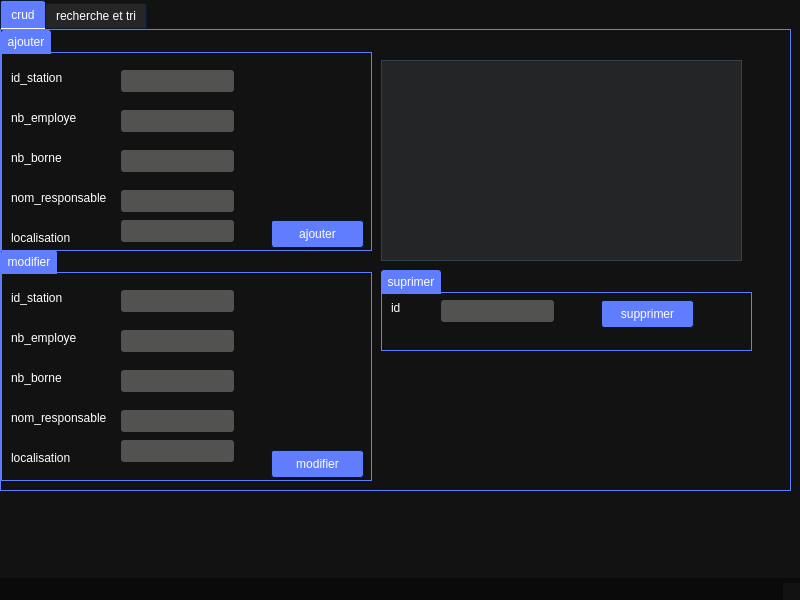
<?xml version="1.0" encoding="UTF-8"?>
<ui version="4.0">
 <class>MainWindow</class>
 <widget class="QMainWindow" name="MainWindow">
  <property name="geometry">
   <rect>
    <x>0</x>
    <y>0</y>
    <width>800</width>
    <height>600</height>
   </rect>
  </property>
  <property name="windowTitle">
   <string>MainWindow</string>
  </property>
  <property name="styleSheet">
   <string notr="true">/*-----QWidget-----*/
QWidget
{
	background-color: #121212;
	color: #ffffff;
	border-color: #051a39;

}


/*-----QLabel-----*/
QLabel
{
	background-color: transparent;
	color: #ffffff;

}


QLabel::disabled
{
	background-color: transparent;
	color: #656565;

}


/*-----QMenuBar-----*/
QMenuBar
{
	background-color: #0a0a0a;
	color: #ffffff;
	border-color: #051a39;

}


QMenuBar::disabled
{
	background-color: #404040;
	color: #656565;
	border-color: #051a39;

}


QMenuBar::item
{
    background-color: transparent;

}


QMenuBar::item:selected
{
    background-color: #607cff;
    border: 1px solid #41cd52;

}


QMenuBar::item:pressed
{
    background-color: #4969ff;
    border: 1px solid #000;
    margin-bottom: -1px;
    padding-bottom: 1px;

}


/*-----QMenu-----*/
QMenu
{
    background-color: #121212;
    border: 1px solid;
    color: #ffffff;

}


QMenu::separator
{
    height: 1px;
    background-color: #6d8eff;
    color: #ffffff;
    padding-left: 4px;
    margin-left: 10px;
    margin-right: 5px;

}


QMenu::item
{
    min-width : 150px;
    padding: 3px 20px 3px 20px;

}


QMenu::item:selected
{
    background-color: #4969ff;
    color: #ffffff;

}


QMenu::item:disabled
{
    color: #262626;
}


/*-----QToolTip-----*/
QToolTip
{
	border : 1px solid #000000;
	background-color: #26264f;
	color: #ffffff;
	border-color: #051a39;

}


/*-----QPushButton-----*/
QPushButton
{
	background-color: #607cff;
	color: #ffffff;
	border-style: solid;
	border-width: 1px;
	border-radius: 3px;
	border-color: #051a39;
	padding: 5px;

}


QPushButton::disabled
{
	background-color: #404040;
	color: #656565;
	border-color: #051a39;

}


QPushButton::hover
{
	background-color: #8399ff;
	color: #ffffff;
	border-style: solid;
	border-width: 1px;
	border-radius: 3px;
	border-color: #051a39;
	padding: 5px;

}


QPushButton::pressed
{
	background-color: #4969ff;
	color: #ffffff;
	border-style: solid;
	border-width: 1px;
	border-radius: 3px;
	border-color: #051a39;
	padding: 5px;

}


/*-----QToolButton-----*/
QToolButton
{
	background-color: #607cff;
	color: #ffffff;
	border-width: 1px;
	border-radius: 3px;
	border-color: #051a39;
	padding: 3px;

}


QToolButton::disabled
{
	background-color: #404040;
	color: #656565;
	border-color: #051a39;

}


QToolButton::hover
{
	background-color: #8399ff;
	color: #ffffff;
	border-width: 1px;
	border-radius: 3px;
	border-color: #051a39;
	padding: 3px;

}


QToolButton::pressed
{
	background-color: #4969ff;
	color: #ffffff;
	border-width: 1px;
	border-radius: 3px;
	border-color: #051a39;
	padding: 3px;

}


/*-----QComboBox-----*/
QComboBox
{
    background-color: #607cff;
    border: 1px solid;
    border-radius: 3px;
    padding-left: 6px;
    color: #ffffff;
    height: 20px;

}


QComboBox::disabled
{
	background-color: #404040;
	color: #656565;
	border-color: #051a39;

}


QComboBox:hover
{
    background-color: #8399ff;

}


QComboBox:on
{
    background-color: #4969ff;

}


QComboBox QAbstractItemView
{
    background-color: #383838;
    color: #ffffff;
    border: 1px solid black;
    selection-background-color: #4969ff;
    selection-color: #ffffff;
    outline: 0;

}


QComboBox::drop-down
{
    subcontrol-origin: padding;
    subcontrol-position: top right;
    width: 15px;
    border-left-width: 0px;
    border-left-color: darkgray;
    border-left-style: solid; 
    border-top-right-radius: 3px; 
    border-bottom-right-radius: 3px;

}


QComboBox::down-arrow
{
    image: url(://arrow-down.png);
    width: 8px;
    height: 8px;
}


/*-----QSpinBox &amp; QDoubleSpinBox &amp; QDateTimeEdit-----*/
QSpinBox, 
QDoubleSpinBox,
QDateTimeEdit
{
	background-color: #525251;
	color: #ffffff;
	border: 1px solid #051a39;
	border-radius: 3px;
	padding : 2px;

}


QSpinBox::disabled, 
QDoubleSpinBox::disabled,
QDateTimeEdit::disabled
{
	background-color: #404040;
	color: #656565;
	border-color: #051a39;

}


QSpinBox:hover, 
QDoubleSpinBox::hover,
QDateTimeEdit::hover
{
    background-color: #626262;
    border: 1px solid #607cff;
    color:  #fff;
    padding: 2px

}


QSpinBox::up-button, QSpinBox::down-button,
QDoubleSpinBox::up-button, QDoubleSpinBox::down-button,
QDateTimeEdit::up-button, QDateTimeEdit::down-button
{
    background-color: #607cff;
	border-radius: 2px;

}


QSpinBox::disabled, 
QDoubleSpinBox::disabled,
QDateTimeEdit::disabled
{
	background-color: #404040;
	color: #656565;
	border-color: #051a39;

}


QSpinBox::up-button:hover, QSpinBox::down-button:hover,
QDoubleSpinBox::up-button:hover, QDoubleSpinBox::down-button:hover,
QDateTimeEdit::up-button:hover, QDateTimeEdit::down-button:hover
{
    background-color: #8399ff;
    border: 1px solid #8399ff;

}


QSpinBox::up-button:disabled, QSpinBox::down-button:disabled,
QDoubleSpinBox::up-button:disabled, QDoubleSpinBox::down-button:disabled,
QDateTimeEdit::up-button:disabled, QDateTimeEdit::down-button:disabled
{
	background-color: #404040;
	color: #656565;
	border-color: #051a39;

}


QSpinBox::up-button:pressed, QSpinBox::down-button:pressed,
QDoubleSpinBox::up-button:pressed, QDoubleSpinBox::down-button::pressed,
QDateTimeEdit::up-button:pressed, QDateTimeEdit::down-button::pressed
{
    background-color: #4969ff;
    border: 1px solid #4969ff;

}


QSpinBox::down-arrow,
QDoubleSpinBox::down-arrow,
QDateTimeEdit::down-arrow
{
    image: url(://arrow-down.png);
    width: 7px;

}


QSpinBox::up-arrow,
QDoubleSpinBox::up-arrow,
QDateTimeEdit::up-arrow
{
    image: url(://arrow-up.png);
    width: 7px;

}


/*-----QLineEdit-----*/
QLineEdit
{
	background-color: #525251;
	color: #ffffff;
	border-width: 1px;
	border-radius: 3px;
	border-color: #051a39;
	padding: 2px;

}


QLineEdit::disabled
{
	background-color: #404040;
	color: #656565;
	border-width: 1px;
	border-radius: 3px;
	border-color: #051a39;
	padding: 2px;

}


/*-----QTextEdit-----*/
QTextEdit
{
	background-color: #ffffff;
	color: #010201;
	border-color: #051a39;

}


QTextEdit::disabled
{
	background-color: #404040;
	color: #656565;
	border-color: #051a39;

}


/*-----QGroupBox-----*/
QGroupBox 
{
    border: 1px solid;
    border-color: #607cff;
    margin-top: 22px;

}


QGroupBox::title  
{
    background-color: #607cff;
    color: #ffffff;
    subcontrol-origin: margin;
    subcontrol-position: top left;
    padding: 5px;
	border-top-left-radius: 3px;
	border-top-right-radius: 3px;

}


QGroupBox::title::disabled
{
	background-color: #404040;
	color: #656565;
    subcontrol-origin: margin;
    subcontrol-position: top left;
    padding: 5px;
	border-top-left-radius: 3px;
	border-top-right-radius: 3px;

}


/*-----QCheckBox-----*/
QCheckBox::indicator
{
    color: #b1b1b1;
    background-color: #323232;
    border: 1px solid #b1b1b1;
    width: 12px;
    height: 12px;

}


QCheckBox::indicator:checked
{
    image:url(://checkbox.png);
    border: 1px solid #607cff;

}


QCheckBox::indicator:unchecked:hover
{
    border: 1px solid #607cff;

}


QCheckBox::disabled
{
	color: #656565;

}


QCheckBox::indicator:disabled
{
	background-color: #656565;
	color: #656565;
    border: 1px solid #656565;

}


/*-----QRadioButton-----*/
QRadioButton::indicator::unchecked
{ 
	border: 2px inset gray; 
	border-radius: 5px; 
	background-color:  #fff;
	width: 9px; 
	height: 9px; 

}


QRadioButton::indicator::unchecked:hover
{ 
	border: 2px solid #607cff; 
	border-radius: 5px; 
	background-color:  #fff;
	width: 9px; 
	height: 9px; 

}


QRadioButton::indicator::checked
{ 
	border: 2px inset darkgray; 
	border-radius: 5px; 
	background-color: #4969ff; 
	width: 9px; 
	height: 9px; 

}


QRadioButton::disabled
{
	color: #656565;

}


QRadioButton::indicator:disabled
{
	background-color: #656565;
	color: #656565;
    border: 2px solid #656565;

}


/*-----QTableView &amp; QTableWidget-----*/
QTableView
{
    background-color: #242526;
    border: 1px solid #32414B;
    color: #f0f0f0;
    gridline-color: #8faaff;
    outline : 0;

}


QTableView::disabled
{
    background-color: #242526;
    border: 1px solid #32414B;
    color: #656565;
    gridline-color: #656565;
    outline : 0;

}


QTableView::item:hover 
{
    background-color: #26264f;
    color: #f0f0f0;

}


QTableView::item:selected 
{
    background-color: #1a1b1c;
    border: 2px solid #4969ff;
    color: #F0F0F0;

}


QTableView::item:selected:disabled
{
    background-color: #1a1b1c;
    border: 2px solid #525251;
    color: #656565;

}


QTableCornerButton::section
{
    background-color: #505050;
    color: #fff;

}


QHeaderView::section
{
    background-color: #525251;
    color: #fff;
    text-align: left;
	padding: 4px;
	
}


QHeaderView::section:disabled
{
    background-color: #525251;
    color: #656565;

}


QHeaderView::section:checked
{
    color: #fff;
    background-color: #4969ff;

}


QHeaderView::section:checked:disabled
{
    color: #656565;
    background-color: #525251;

}


QHeaderView::section::vertical::first,
QHeaderView::section::vertical::only-one
{
    border-top: 1px solid #353635;

}


QHeaderView::section::vertical
{
    border-top: 1px solid #353635;

}


QHeaderView::section::horizontal::first,
QHeaderView::section::horizontal::only-one
{
    border-left: 1px solid #353635;

}


QHeaderView::section::horizontal
{
    border-left: 1px solid #353635;

}


/*-----QTabWidget-----*/
QTabBar::tab
{
	background-color: #262626;
	color: #ffffff;
	border-style: solid;
	border-width: 1px;
	border-top-left-radius: 3px;
	border-top-right-radius: 3px;
	border-color: #051a39;
	padding: 5px;

}


QTabBar::tab:disabled
{
	background-color: #656565;
	color: #656565;

}


QTabWidget::pane 
{
	background-color: #262626;
	color: #ffffff;
    border: 1px solid;
    border-color: #607cff;

}


QTabBar::tab:selected
{
    background-color: #607cff;
	color: #ffffff;
	border-style: solid;
	border-width: 1px;
	border-top-left-radius: 3px;
	border-top-right-radius: 3px;
	border-color: #051a39;
	padding: 5px;

}


QTabBar::tab:selected:disabled
{
	background-color: #404040;
	color: #656565;

}


QTabBar::tab:!selected 
{
    background-color: #262626;

}


QTabBar::tab:!selected:hover 
{
    background-color: #8399ff;

}


QTabBar::tab:top:!selected 
{
    margin-top: 3px;

}


QTabBar::tab:bottom:!selected 
{
    margin-bottom: 3px;

}


QTabBar::tab:top, QTabBar::tab:bottom 
{
    min-width: 8ex;
    margin-right: -1px;
    padding: 5px 10px 5px 10px;

}


QTabBar::tab:top:selected 
{
    border-bottom-color: none;

}


QTabBar::tab:bottom:selected 
{
    border-top-color: none;

}


QTabBar::tab:top:last, QTabBar::tab:bottom:last,
QTabBar::tab:top:only-one, QTabBar::tab:bottom:only-one 
{
    margin-right: 0;

}


QTabBar::tab:left:!selected 
{
    margin-right: 3px;

}


QTabBar::tab:right:!selected
{
    margin-left: 3px;

}


QTabBar::tab:left, QTabBar::tab:right 
{
    min-height: 8ex;
    margin-bottom: -1px;
    padding: 10px 5px 10px 5px;

}


QTabBar::tab:left:selected 
{
    border-left-color: none;

}


QTabBar::tab:right:selected 
{
    border-right-color: none;

}


QTabBar::tab:left:last, QTabBar::tab:right:last,
QTabBar::tab:left:only-one, QTabBar::tab:right:only-one 
{
    margin-bottom: 0;

}


/*-----QSlider-----*/
QSlider::groove:horizontal 
{
	background-color: transparent;
	height: 5px;

}


QSlider::sub-page:horizontal 
{
	background-color: #607cff;

}


QSlider::add-page:horizontal 
{
	background-color: #666765;

}


QSlider::handle:horizontal 
{
	background-color: #607cff;
	width: 14px;
	margin-top: -6px;
	margin-bottom: -6px;
	border-radius: 3px;

}


QSlider::handle:horizontal:hover 
{
	background-color: #607cff;
	border-radius: 3px;

}


QSlider::sub-page:horizontal:disabled 
{
	background-color: #bbb;
	border-color: #999;

}


QSlider::add-page:horizontal:disabled 
{
	background-color: #eee;
	border-color: #999;

}


QSlider::handle:horizontal:disabled 
{
	background-color: #eee;
	border: 1px solid #aaa;
	border-radius: 3px;

}


QSlider::groove:vertical 
{
	background-color: transparent;
	width: 5px;

}


QSlider::sub-page:vertical 
{
	background-color: #607cff;

}


QSlider::add-page:vertical 
{
	background-color: #666765;

}


QSlider::handle:vertical 
{
	background-color: #607cff;
	height: 14px;
	margin-left: -6px;
	margin-right: -6px;
	border-radius: 3px;

}


QSlider::handle:vertical:hover 
{
	background-color: #607cff;
	border-radius: 3px;

}


QSlider::sub-page:vertical:disabled 
{
	background-color: #bbb;
	border-color: #999;

}


QSlider::add-page:vertical:disabled 
{
	background-color: #eee;
	border-color: #999;

}


QSlider::handle:vertical:disabled 
{
	background-color: #eee;
	border: 1px solid #aaa;
	border-radius: 3px;

}


/*-----QDial-----*/
QDial
{
	background-color: #607cff;

}


QDial::disabled
{
	background-color: #404040;

}


/*-----QScrollBar-----*/
QScrollBar:horizontal
{
    border: 1px solid #222222;
    background-color: #3d3d3d;
    height: 13px;
    margin: 0px 16px 0 16px;

}


QScrollBar::handle:horizontal
{
    background: #607cff;
    min-height: 20px;

}


QScrollBar::add-line:horizontal
{
    border: 1px solid #1b1b19;
    background-color: #607cff;
    width: 14px;
    subcontrol-position: right;
    subcontrol-origin: margin;

}


QScrollBar::sub-line:horizontal
{
    border: 1px solid #1b1b19;
    background-color: #607cff;
    width: 14px;
    subcontrol-position: left;
    subcontrol-origin: margin;

}


QScrollBar::right-arrow:horizontal
{
    image: url(://arrow-right.png);
    width: 6px;
    height: 6px;

}


QScrollBar::left-arrow:horizontal
{
    image: url(://arrow-left.png);
    width: 6px;
    height: 6px;

}


QScrollBar::add-page:horizontal, QScrollBar::sub-page:horizontal
{
    background: none;

}


QScrollBar:vertical
{
    background-color: #3d3d3d;
    width: 13px;
    margin: 16px 0 16px 0;
    border: 1px solid #222222;

}


QScrollBar::handle:vertical
{
    background-color: #607cff;
    min-height: 20px;

}


QScrollBar::add-line:vertical
{
    border: 1px solid #1b1b19;
    background-color: #607cff;
    height: 14px;
    subcontrol-position: bottom;
    subcontrol-origin: margin;

}


QScrollBar::sub-line:vertical
{
    border: 1px solid #1b1b19;
    background-color: #607cff;
    height: 14px;
    subcontrol-position: top;
    subcontrol-origin: margin;

}


QScrollBar::up-arrow:vertical
{
    image: url(://arrow-up.png);
    width: 6px;
    height: 6px;

}


QScrollBar::down-arrow:vertical
{
    image: url(://arrow-down.png);
    width: 6px;
    height: 6px;

}


QScrollBar::add-page:vertical, QScrollBar::sub-page:vertical
{
    background: none;

}


/*-----QProgressBar-----*/
QProgressBar
{
	background-color: #383838;
	color: #ffffff;
	border: 1px solid #607cff;
	border-radius: 3px;
	text-align: center;

}


QProgressBar::chunk {
	background-color: #607cff;
	color: #fff;

}


QProgressBar::chunk:disabled {
	background-color: #656565;
	border: 1px solid #aaa;
	color: #656565;
}


/*-----QStatusBar-----*/
QStatusBar
{
	background-color: #0a0a0a;
	color: #ffffff;
	border-color: #051a39;

}


</string>
  </property>
  <widget class="QWidget" name="centralwidget">
   <widget class="QTabWidget" name="tabWidget">
    <property name="geometry">
     <rect>
      <x>0</x>
      <y>0</y>
      <width>791</width>
      <height>491</height>
     </rect>
    </property>
    <property name="currentIndex">
     <number>0</number>
    </property>
    <widget class="QWidget" name="tab">
     <attribute name="title">
      <string>crud</string>
     </attribute>
     <widget class="QGroupBox" name="groupBox">
      <property name="geometry">
       <rect>
        <x>0</x>
        <y>0</y>
        <width>371</width>
        <height>221</height>
       </rect>
      </property>
      <property name="title">
       <string>ajouter</string>
      </property>
      <widget class="QLabel" name="label">
       <property name="geometry">
        <rect>
         <x>10</x>
         <y>40</y>
         <width>71</width>
         <height>16</height>
        </rect>
       </property>
       <property name="text">
        <string>id_station</string>
       </property>
      </widget>
      <widget class="QLabel" name="label_2">
       <property name="geometry">
        <rect>
         <x>10</x>
         <y>80</y>
         <width>101</width>
         <height>16</height>
        </rect>
       </property>
       <property name="text">
        <string>nb_employe</string>
       </property>
      </widget>
      <widget class="QLabel" name="label_3">
       <property name="geometry">
        <rect>
         <x>10</x>
         <y>120</y>
         <width>56</width>
         <height>16</height>
        </rect>
       </property>
       <property name="text">
        <string>nb_borne</string>
       </property>
      </widget>
      <widget class="QLabel" name="label_4">
       <property name="geometry">
        <rect>
         <x>10</x>
         <y>160</y>
         <width>111</width>
         <height>16</height>
        </rect>
       </property>
       <property name="text">
        <string>nom_responsable</string>
       </property>
      </widget>
      <widget class="QLabel" name="label_5">
       <property name="geometry">
        <rect>
         <x>10</x>
         <y>200</y>
         <width>91</width>
         <height>16</height>
        </rect>
       </property>
       <property name="text">
        <string>localisation</string>
       </property>
      </widget>
      <widget class="QLineEdit" name="le_id">
       <property name="geometry">
        <rect>
         <x>120</x>
         <y>40</y>
         <width>113</width>
         <height>22</height>
        </rect>
       </property>
      </widget>
      <widget class="QLineEdit" name="le_emp">
       <property name="geometry">
        <rect>
         <x>120</x>
         <y>80</y>
         <width>113</width>
         <height>22</height>
        </rect>
       </property>
      </widget>
      <widget class="QLineEdit" name="le_borne">
       <property name="geometry">
        <rect>
         <x>120</x>
         <y>120</y>
         <width>113</width>
         <height>22</height>
        </rect>
       </property>
      </widget>
      <widget class="QLineEdit" name="le_nom">
       <property name="geometry">
        <rect>
         <x>120</x>
         <y>160</y>
         <width>113</width>
         <height>22</height>
        </rect>
       </property>
      </widget>
      <widget class="QLineEdit" name="le_loca">
       <property name="geometry">
        <rect>
         <x>120</x>
         <y>190</y>
         <width>113</width>
         <height>22</height>
        </rect>
       </property>
      </widget>
      <widget class="QPushButton" name="pb_ajouter">
       <property name="geometry">
        <rect>
         <x>270</x>
         <y>190</y>
         <width>93</width>
         <height>28</height>
        </rect>
       </property>
       <property name="text">
        <string>ajouter</string>
       </property>
      </widget>
     </widget>
     <widget class="QTableView" name="tab_stat">
      <property name="geometry">
       <rect>
        <x>380</x>
        <y>30</y>
        <width>361</width>
        <height>201</height>
       </rect>
      </property>
     </widget>
     <widget class="QGroupBox" name="groupBox_2">
      <property name="geometry">
       <rect>
        <x>380</x>
        <y>240</y>
        <width>371</width>
        <height>81</height>
       </rect>
      </property>
      <property name="title">
       <string>suprimer</string>
      </property>
      <widget class="QLabel" name="label_6">
       <property name="geometry">
        <rect>
         <x>10</x>
         <y>30</y>
         <width>56</width>
         <height>16</height>
        </rect>
       </property>
       <property name="text">
        <string>id</string>
       </property>
      </widget>
      <widget class="QLineEdit" name="le_id_supp">
       <property name="geometry">
        <rect>
         <x>60</x>
         <y>30</y>
         <width>113</width>
         <height>22</height>
        </rect>
       </property>
      </widget>
      <widget class="QPushButton" name="pb_supp">
       <property name="geometry">
        <rect>
         <x>220</x>
         <y>30</y>
         <width>93</width>
         <height>28</height>
        </rect>
       </property>
       <property name="text">
        <string>supprimer</string>
       </property>
      </widget>
     </widget>
     <widget class="QGroupBox" name="groupBox_3">
      <property name="geometry">
       <rect>
        <x>0</x>
        <y>220</y>
        <width>371</width>
        <height>231</height>
       </rect>
      </property>
      <property name="title">
       <string>modifier</string>
      </property>
      <widget class="QLabel" name="label_7">
       <property name="geometry">
        <rect>
         <x>10</x>
         <y>40</y>
         <width>71</width>
         <height>16</height>
        </rect>
       </property>
       <property name="text">
        <string>id_station</string>
       </property>
      </widget>
      <widget class="QLabel" name="label_8">
       <property name="geometry">
        <rect>
         <x>10</x>
         <y>80</y>
         <width>101</width>
         <height>16</height>
        </rect>
       </property>
       <property name="text">
        <string>nb_employe</string>
       </property>
      </widget>
      <widget class="QLabel" name="label_9">
       <property name="geometry">
        <rect>
         <x>10</x>
         <y>120</y>
         <width>56</width>
         <height>16</height>
        </rect>
       </property>
       <property name="text">
        <string>nb_borne</string>
       </property>
      </widget>
      <widget class="QLabel" name="label_10">
       <property name="geometry">
        <rect>
         <x>10</x>
         <y>160</y>
         <width>111</width>
         <height>16</height>
        </rect>
       </property>
       <property name="text">
        <string>nom_responsable</string>
       </property>
      </widget>
      <widget class="QLabel" name="label_11">
       <property name="geometry">
        <rect>
         <x>10</x>
         <y>200</y>
         <width>91</width>
         <height>16</height>
        </rect>
       </property>
       <property name="text">
        <string>localisation</string>
       </property>
      </widget>
      <widget class="QLineEdit" name="le_id_modif">
       <property name="geometry">
        <rect>
         <x>120</x>
         <y>40</y>
         <width>113</width>
         <height>22</height>
        </rect>
       </property>
      </widget>
      <widget class="QLineEdit" name="le_emp_modif">
       <property name="geometry">
        <rect>
         <x>120</x>
         <y>80</y>
         <width>113</width>
         <height>22</height>
        </rect>
       </property>
      </widget>
      <widget class="QLineEdit" name="le_borne_modif">
       <property name="geometry">
        <rect>
         <x>120</x>
         <y>120</y>
         <width>113</width>
         <height>22</height>
        </rect>
       </property>
      </widget>
      <widget class="QLineEdit" name="le_nom_modif">
       <property name="geometry">
        <rect>
         <x>120</x>
         <y>160</y>
         <width>113</width>
         <height>22</height>
        </rect>
       </property>
      </widget>
      <widget class="QLineEdit" name="le_loca_modif">
       <property name="geometry">
        <rect>
         <x>120</x>
         <y>190</y>
         <width>113</width>
         <height>22</height>
        </rect>
       </property>
      </widget>
      <widget class="QPushButton" name="pb_modifier">
       <property name="geometry">
        <rect>
         <x>270</x>
         <y>200</y>
         <width>93</width>
         <height>28</height>
        </rect>
       </property>
       <property name="text">
        <string>modifier</string>
       </property>
      </widget>
     </widget>
    </widget>
    <widget class="QWidget" name="tab_2">
     <attribute name="title">
      <string>recherche et tri</string>
     </attribute>
     <widget class="QTableView" name="tab_tri">
      <property name="geometry">
       <rect>
        <x>20</x>
        <y>250</y>
        <width>751</width>
        <height>201</height>
       </rect>
      </property>
     </widget>
     <widget class="QGroupBox" name="groupBox_4">
      <property name="geometry">
       <rect>
        <x>10</x>
        <y>20</y>
        <width>201</width>
        <height>211</height>
       </rect>
      </property>
      <property name="title">
       <string>tri</string>
      </property>
      <widget class="QRadioButton" name="le_id_tri">
       <property name="geometry">
        <rect>
         <x>20</x>
         <y>50</y>
         <width>97</width>
         <height>20</height>
        </rect>
       </property>
       <property name="text">
        <string>tri par id</string>
       </property>
      </widget>
      <widget class="QRadioButton" name="le_nom_tri">
       <property name="geometry">
        <rect>
         <x>20</x>
         <y>110</y>
         <width>161</width>
         <height>16</height>
        </rect>
       </property>
       <property name="text">
        <string>tri par nom responsable</string>
       </property>
      </widget>
      <widget class="QRadioButton" name="le_emp_tri">
       <property name="geometry">
        <rect>
         <x>20</x>
         <y>170</y>
         <width>171</width>
         <height>16</height>
        </rect>
       </property>
       <property name="text">
        <string>tri par nombre d'employé</string>
       </property>
      </widget>
     </widget>
    </widget>
   </widget>
  </widget>
  <widget class="QMenuBar" name="menubar">
   <property name="geometry">
    <rect>
     <x>0</x>
     <y>0</y>
     <width>800</width>
     <height>26</height>
    </rect>
   </property>
  </widget>
  <widget class="QStatusBar" name="statusbar"/>
 </widget>
 <resources/>
 <connections/>
</ui>
